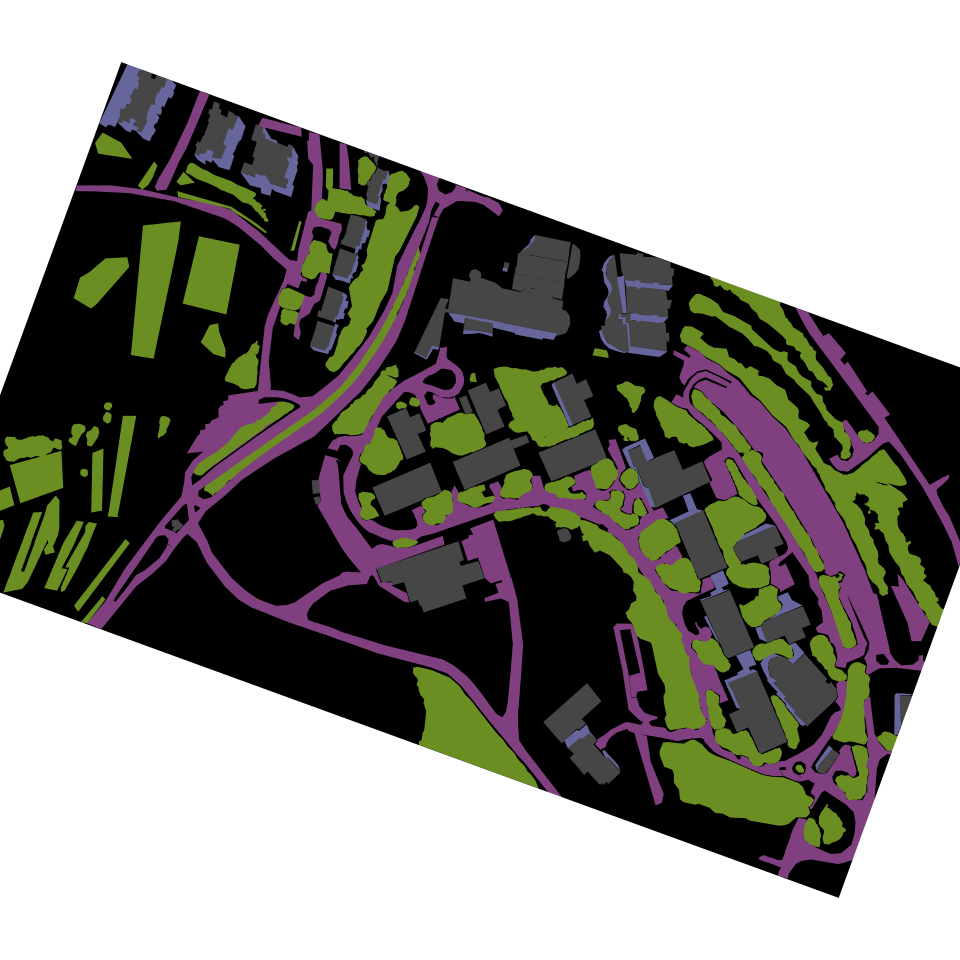
#> input picture TamplateMatching/data/map/Map data/Label/label_for_007200.png, 3840 x 3840 px, found by its file name (shown at 1/4 size)
$ python template_Matching_Mask.py
#> lines starting #> are read from the running program, lines starting #| are printed output that depends on the picture; after the words box and inside, x2 and y2 are one past the last pixel; in counts of white or black regions, pixels touching at a corner belong together; long printed decimals are rounded
#!/usr/bin/env python3
"""
Template Matching Script for Semantic Segmented Maps with Semantic Masking

This script loads a large semantic segmentation map and a drone (template) image.
It creates a combined semantic mask that:
  - Ignores the "trees_veg" class.
  - Merges the "building_roof" and "building_wall" classes.
Then, it applies the mask to both images and performs template matching.
Finally, it displays:
  - The full map with a rectangle drawn around the matched region.
  - The cropped matched region.

Usage:
    python tamplateMatching.py --big_map "path/to/big_map.png" --template "path/to/template.png" [--method METHOD]

Make sure to install OpenCV (e.g., via: pip install opencv-python)
"""

import os
import cv2
import numpy as np
import argparse
import sys
import time

# -----------------------------------------------------------------------------
# Define semantic class colors (BGR format) – adjust these if needed.
# -----------------------------------------------------------------------------
CLASS_COLORS = {
    "building_roof": (70, 70, 70),
    "building_wall": (156,102,102),
    "road":          (128,64,128),
    "trees_veg":     (35,142,107),
    "background":    (0, 0, 0)
}

# -----------------------------------------------------------------------------
# Create binary masks and combine them.
# -----------------------------------------------------------------------------
def create_binary_masks(image, class_colors, tolerance=10):
    """
    Create a dictionary mapping each (or groups of) class(es) to a binary mask.

    In this function:
      - The "building_roof" and "building_wall" classes are merged into a single mask ("building").
      - The "trees_veg" class is ignored.
      - All other classes are processed normally.

    Parameters:
      image       : Input color image.
      class_colors: Dictionary of class_name -> (B, G, R) tuple.
      tolerance   : Allowed deviation per channel.

    Returns:
      masks: Dictionary of combined classes -> binary mask (uint8, values 0 or 255).
    """
    masks = {}
    building_mask = None  # To hold the union of building_roof and building_wall.
    for cls, color in class_colors.items():
        if cls == "trees_veg":
            continue  # Ignore trees_veg.
        lower = np.array([max(c - tolerance, 0) for c in color], dtype=np.uint8)
        upper = np.array([min(c + tolerance, 255) for c in color], dtype=np.uint8)
        mask = cv2.inRange(image, lower, upper)
        if cls in ["building_roof", "building_wall"]:
            if building_mask is None:
                building_mask = mask
            else:
                building_mask = cv2.bitwise_or(building_mask, mask)
        else:
            masks[cls] = mask
    if building_mask is not None:
        masks["building"] = building_mask
    return masks

def create_combined_mask(image, class_colors, tolerance=10):
    """
    Create a single combined binary mask from the semantic segmentation.
    The mask is the union of all masks created by create_binary_masks.

    Parameters:
      image, class_colors, tolerance: See create_binary_masks.

    Returns:
      combined: A binary mask (uint8) with 255 for pixels belonging to any desired class.
    """
    masks = create_binary_masks(image, class_colors, tolerance)
    combined = np.zeros(image.shape[:2], dtype=np.uint8)
    for key in masks:
        combined = cv2.bitwise_or(combined, masks[key])
    return combined

# -----------------------------------------------------------------------------
# Parse command-line arguments.
# -----------------------------------------------------------------------------
def parse_args():
    parser = argparse.ArgumentParser(
        description="Template Matching for Semantic Segmented Maps with Semantic Masking")
    parser.add_argument('--big_map', default=r"C:\Code&Proj\Final Proj\TamplateMatching\data\map\Map data\Label\label_for_007200.png",
                        help='Path to the big semantic segmentation map image.')
    parser.add_argument('--template', default=r"C:\Code&Proj\Final Proj\TamplateMatching\data\map\check map\007200_1136.png",
                        help='Path to the drone (template) image.')
    parser.add_argument('--method', default='TM_SQDIFF_NORMED',
                        help='Template matching method. Options: TM_CCOEFF, TM_CCOEFF_NORMED, TM_CCORR, TM_CCORR_NORMED, TM_SQDIFF, TM_SQDIFF_NORMED.')
    parser.add_argument('--tolerance', type=int, default=10, help="Color tolerance for semantic mask creation (default: 10).")
    args = parser.parse_args()
    return args

# -----------------------------------------------------------------------------
# Main routine.
# -----------------------------------------------------------------------------
def main():
    args = parse_args()

    # Load images.
    big_img = cv2.imread(args.big_map, cv2.IMREAD_COLOR)
#> big_img is the input picture: shape (3840, 3840, 3); mean B, G, R 135.7, 141.8, 143.3
    template = cv2.imread(args.template, cv2.IMREAD_COLOR)
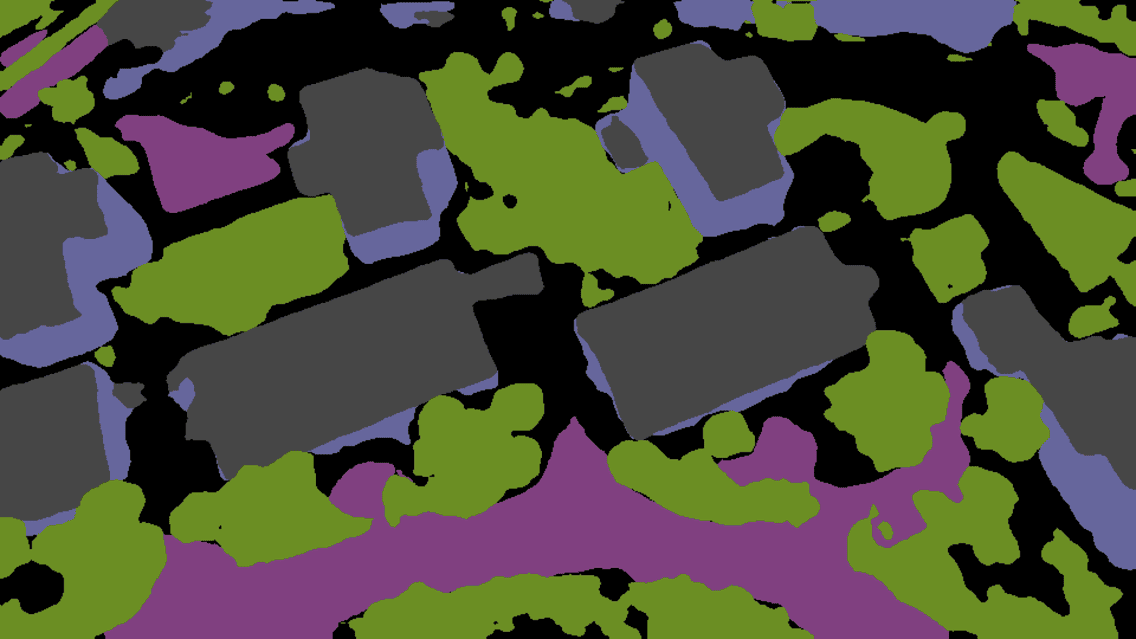
#> input picture TamplateMatching/data/map/check map/007200_1136.png, 1136 x 639 px, found by its file name
#> template is the input picture: shape (639, 1136, 3); mean B, G, R 56.4, 75.1, 73.7

    if big_img is None:
        print(f"Error: Could not load big map image from {args.big_map}")
        sys.exit(1)
    if template is None:
        print(f"Error: Could not load template image from {args.template}")
        sys.exit(1)

    # Debug: print original image sizes.
    print("Original big image shape:", big_img.shape)
#| Original big image shape: (3840, 3840, 3)
    print("Original template image shape:", template.shape)
#| Original template image shape: (639, 1136, 3)

    # Convert images to grayscale.
    big_img_gray = cv2.cvtColor(big_img, cv2.COLOR_BGR2GRAY)
    template_gray = cv2.cvtColor(template, cv2.COLOR_BGR2GRAY)

    # Create semantic masks for both images.
    big_mask = create_combined_mask(big_img, CLASS_COLORS, tolerance=args.tolerance)
#> the loop in create_binary_masks, `for cls, color in class_colors.items():` made 5 passes
#> pass 1, in create_binary_masks, `mask = cv2.inRange(image, lower, upper)`:
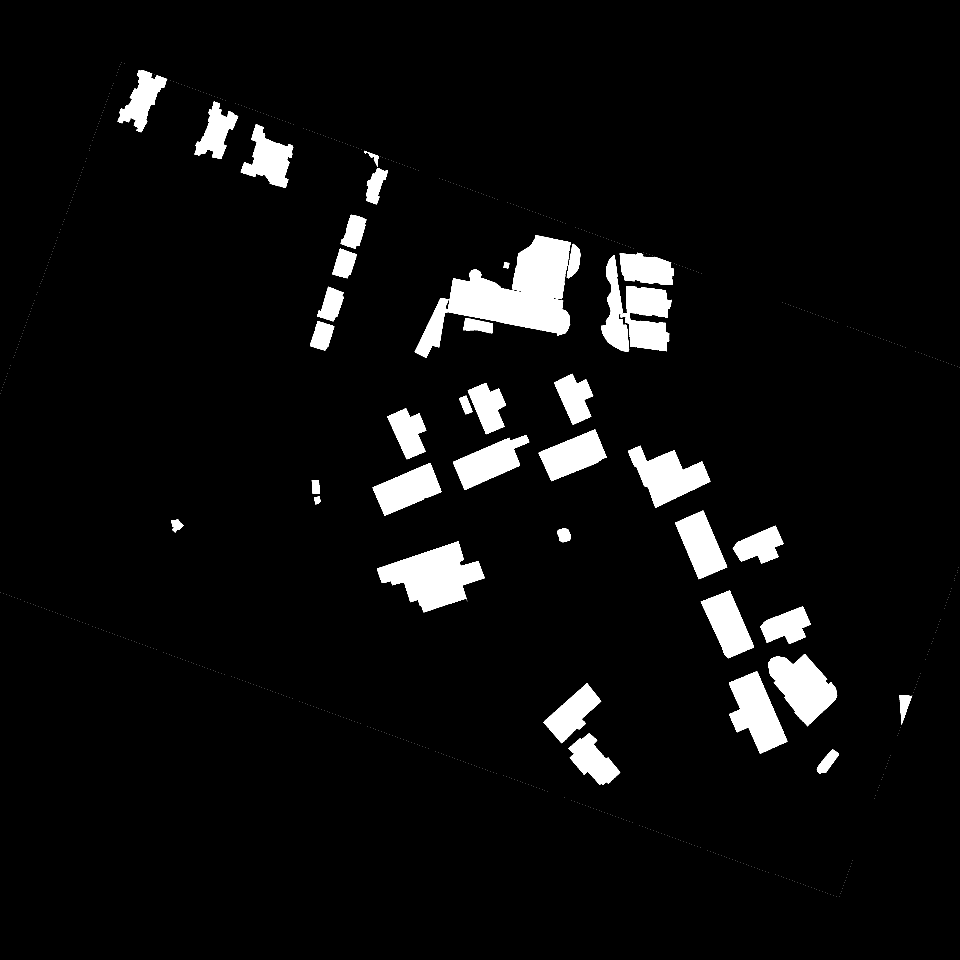
#> mask: shape (3840, 3840) (shown at 1/4 size); 5.5% white; 740 white regions (701 under 20 px), largest, box (x1, y1, x2, y2) and area: (1659, 940, 2283, 1432) 123215, (1508, 2166, 1939, 2449) 63669, (2405, 1020, 2687, 1408) 54574
#> after the loop in create_binary_masks, `for cls, color in class_colors.items():`: masks = 2 items
#> in create_combined_mask, `masks = create_binary_masks(image, class_colors, tolerance)`: masks = 3 items
#> the loop in create_combined_mask, `for key in masks:` made 3 passes
#> key on passes 1 to 3: 'road', 'background', 'building'
    template_mask = create_combined_mask(template, CLASS_COLORS, tolerance=args.tolerance)
#> the loop in create_combined_mask (call 2), `for key in masks:` made 3 passes
#> pass 2, in create_combined_mask (call 2), `combined = cv2.bitwise_or(combined, masks[key])`:
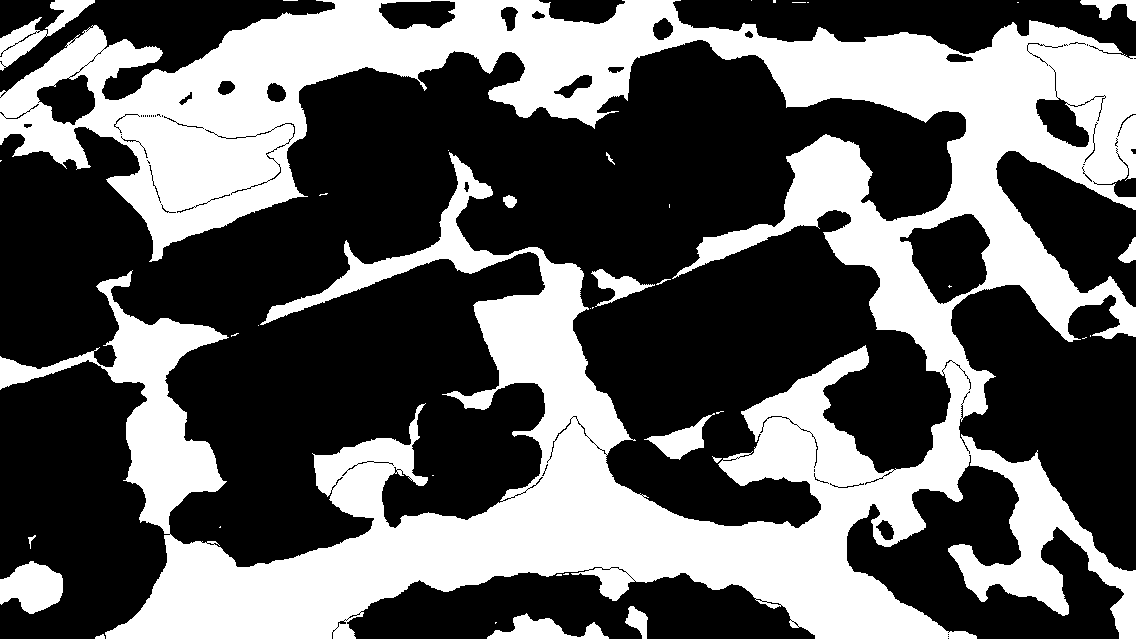
#> combined: shape (639, 1136); 38.4% white; 38 white regions (23 under 20 px), largest, box (x1, y1, x2, y2) and area: (0, 0, 1136, 639) 269437, (0, 561, 63, 614) 2296, (0, 0, 95, 71) 1893

    # Apply the masks to the grayscale images.
    masked_big = cv2.bitwise_and(big_img_gray, big_mask)
    masked_template = cv2.bitwise_and(template_gray, template_mask)
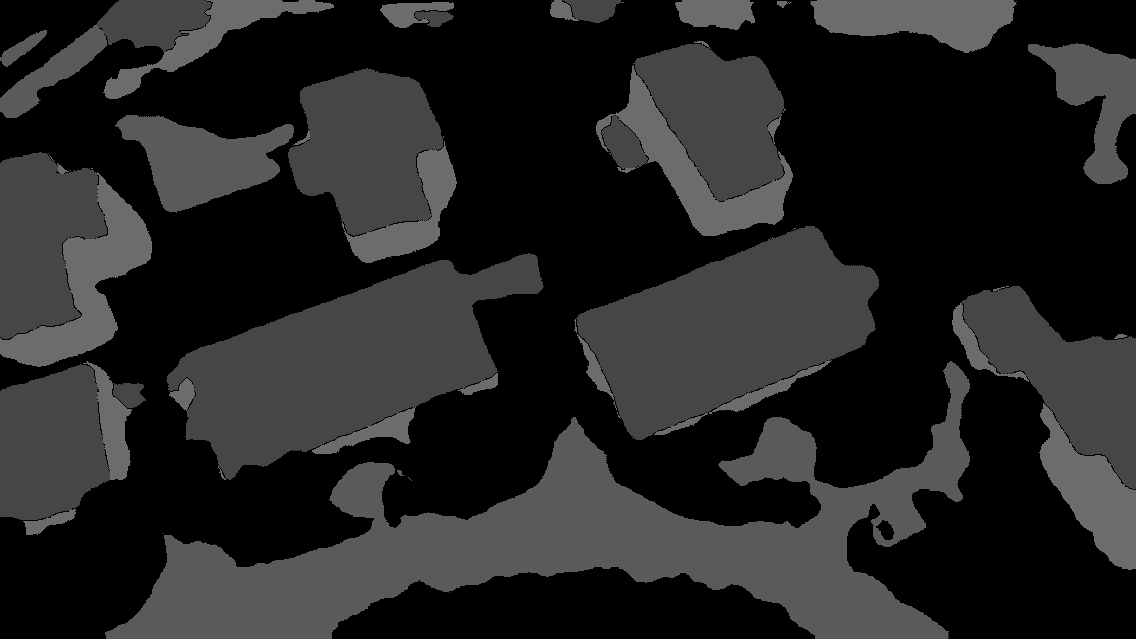
#> masked_template: shape (639, 1136); min 0, max 111, mean 35.9

    # Choose the matching method.
    def get_matching_method(method_name):
        methods = {
            'TM_CCOEFF': cv2.TM_CCOEFF,
            'TM_CCOEFF_NORMED': cv2.TM_CCOEFF_NORMED,
            'TM_CCORR': cv2.TM_CCORR,
            'TM_CCORR_NORMED': cv2.TM_CCORR_NORMED,
            'TM_SQDIFF': cv2.TM_SQDIFF,
            'TM_SQDIFF_NORMED': cv2.TM_SQDIFF_NORMED
        }
        if method_name not in methods:
            print(f"Method {method_name} not recognized. Falling back to TM_CCOEFF_NORMED.")
            return cv2.TM_COEFF_NORMED
        return methods[method_name]

    method = get_matching_method(args.method)

    start_time = time.time()
    # Perform template matching on the masked images.
    result = cv2.matchTemplate(masked_big, masked_template, method)

    end_time = time.time()
    elapsed_time = end_time - start_time
    print(f"Template matching took {elapsed_time:.4f} seconds.")

    min_val, max_val, min_loc, max_loc = cv2.minMaxLoc(result)
#> min_val = 0.736; max_val = 1; min_loc = (1576, 1473); max_loc = (0, 0)

    # For TM_SQDIFF and TM_SQDIFF_NORMED, lower is better.
    if method in [cv2.TM_SQDIFF, cv2.TM_SQDIFF_NORMED]:
        top_left = min_loc
#> top_left = (1576, 1473)
        match_value = min_val
#> match_value = 0.736
    else:
        top_left = max_loc
        match_value = max_val

    # Determine bottom-right coordinate using the dimensions of the template.
    template_h, template_w = template_gray.shape
#> template_h = 639; template_w = 1136
    bottom_right = (top_left[0] + template_w, top_left[1] + template_h)
#> bottom_right = (2712, 2112)

    print("Match top-left:", top_left)
#| Match top-left: (1576, 1473)
    print("Match bottom-right:", bottom_right)
#| Match bottom-right: (2712, 2112)
    print("Matching score:", match_value)
#| Matching score: 0.7362

    # Draw a rectangle on a copy of the big image to indicate the matched region.
    result_img = big_img.copy()
    cv2.rectangle(result_img, top_left, bottom_right, (0, 255, 0), 2)

    # Crop the matched region from the big image.
    height, width, _ = big_img.shape
#> height = 3840; width = 3840
    x1 = max(top_left[0], 0)
#> x1 = 1576
    y1 = max(top_left[1], 0)
#> y1 = 1473
    x2 = min(bottom_right[0], width)
#> x2 = 2712
    y2 = min(bottom_right[1], height)
#> y2 = 2112
    matched_region = big_img[y1:y2, x1:x2]
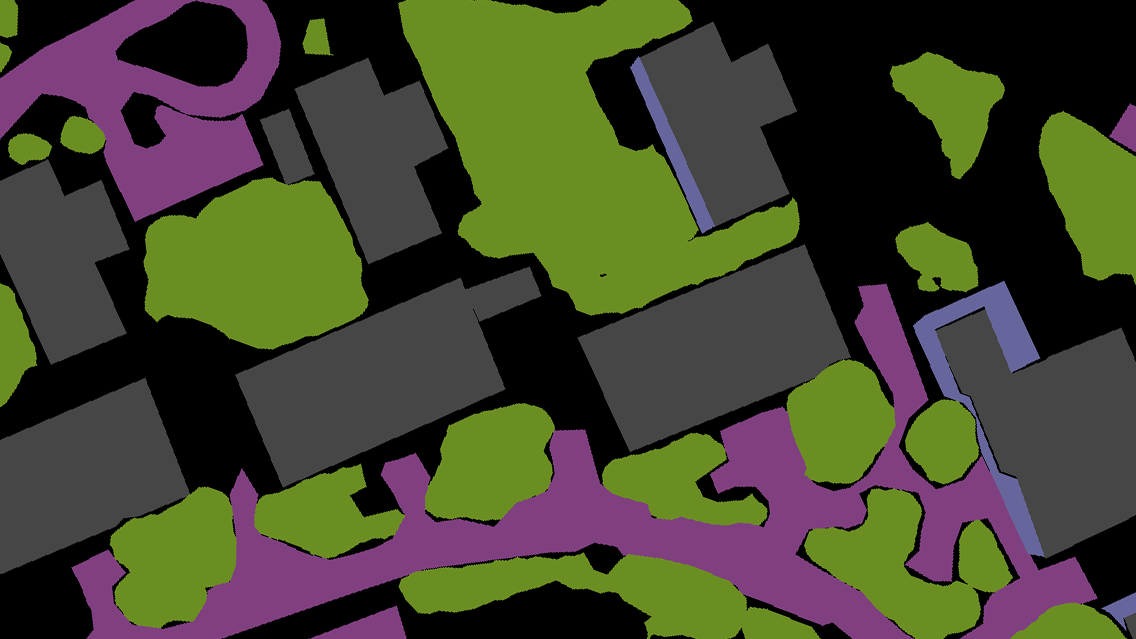
#> matched_region: shape (639, 1136, 3); mean B, G, R 47.6, 68.4, 67.7

    # Display the results in resizable windows.
    cv2.namedWindow("Big Map with Match", cv2.WINDOW_NORMAL)
    cv2.resizeWindow("Big Map with Match", 1080, 1080)
    cv2.imshow("Big Map with Match", result_img)

    cv2.namedWindow("Matched Region", cv2.WINDOW_NORMAL)
    cv2.resizeWindow("Matched Region", 960, 540)
    cv2.imshow("Matched Region", matched_region)

    # [5 lines of commented-out code are left out]


    print("Press any key in the image window to exit.")
    cv2.waitKey(0)
    cv2.destroyAllWindows()

if __name__ == '__main__':
    main()
